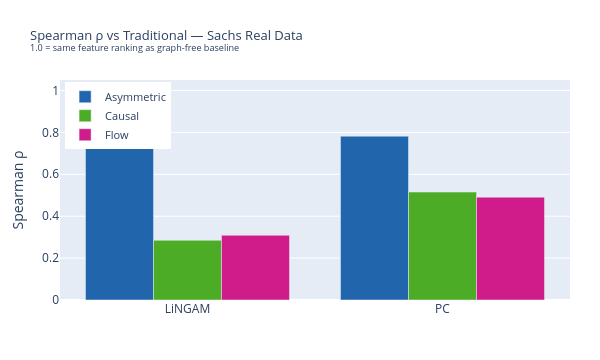

Write notebook code for a chart like this one.
### Markdown cell above
## 4. Ranking Correlation & Feature Set Overlap

### 4a — Spearman ρ vs Traditional  
Feature ranking correlation between each causal method and the graph-free Traditional baseline.

### 4b — Top-K Jaccard vs Traditional  
Fraction of the top-K features shared with Traditional's top-K set.

### 4c — True-Parent Precision@K  
Fraction of the top-K features that are true causal parents of Y (pip3, pka, erk).

### Code cell
# ── 4a: Spearman ρ bar chart — method × graph ────────────────────────────────
df_rho = df_metrics[df_metrics["Method"].isin(BASE_METHODS)].drop_duplicates(
    subset=["Method", "Graph", "Spearman"]
)[["Method", "Graph", "Spearman"]].dropna()
df_rho = df_rho.groupby(["Method", "Graph"], as_index=False)["Spearman"].first()

fig_rho = go.Figure()
for meth in BASE_METHODS:
    sub = df_rho[df_rho["Method"] == meth]
    fig_rho.add_trace(go.Bar(
        name         = meth,
        x            = sub["Graph"].tolist(),
        y            = sub["Spearman"].tolist(),
        marker_color = METHOD_COLORS[meth],
        hovertemplate=f"<b>{meth}</b><br>Graph=%{{x}}<br>ρ=%{{y:.3f}}<extra></extra>",
    ))

fig_rho.update_layout(
    title=dict(text="Spearman ρ vs Traditional — Sachs Real Data<br>"
               "<sup>1.0 = same feature ranking as graph-free baseline</sup>",
               font=dict(size=13)),
    barmode="group",
    yaxis=dict(title="Spearman ρ", range=[0, 1.05]),
    height=360, width=600,
    legend=dict(x=0.01, y=0.99, xanchor="left", font=dict(size=11)),
    margin=dict(l=60, r=30, t=80, b=60),
)
fig_rho.show()

### Figure 1 — Plotly figure (JSON) as saved in the notebook; plotly's stock layout.template omitted (floating-point values rounded to 4 significant figures)
{"data": [{"hovertemplate": "<b>Asymmetric</b><br>Graph=%{x}<br>ρ=%{y:.3f}<extra></extra>", "marker": {"color": "#2166ac"}, "name": "Asymmetric", "type": "bar", "x": ["LiNGAM", "PC"], "y": [0.9879, 0.7818]}, {"hovertemplate": "<b>Causal</b><br>Graph=%{x}<br>ρ=%{y:.3f}<extra></extra>", "marker": {"color": "#4dac26"}, "name": "Causal", "type": "bar", "x": ["LiNGAM", "PC"], "y": [0.2848, 0.5152]}, {"hovertemplate": "<b>Flow</b><br>Graph=%{x}<br>ρ=%{y:.3f}<extra></extra>", "marker": {"color": "#d01c8b"}, "name": "Flow", "type": "bar", "x": ["LiNGAM", "PC"], "y": [0.3091, 0.4909]}], "layout": {"barmode": "group", "height": 360, "legend": {"font": {"size": 11}, "x": 0.01, "xanchor": "left", "y": 0.99}, "margin": {"b": 60, "l": 60, "r": 30, "t": 80}, "title": {"font": {"size": 13}, "text": "Spearman ρ vs Traditional — Sachs Real Data<br><sup>1.0 = same feature ranking as graph-free baseline</sup>"}, "width": 600, "yaxis": {"range": [0, 1.05], "title": {"text": "Spearman ρ"}}}}
